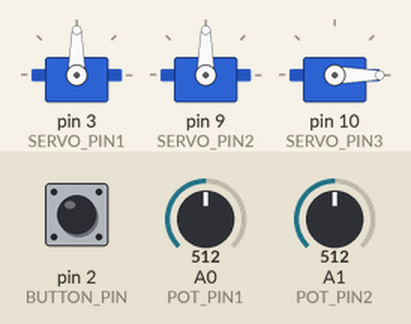
This sketch was run on a simulated Arduino Uno, built with avr-gcc and run on an emulated ATmega328P. On the bench: 3 × servo. Inputs (shaded band) come from the test bench; at power-on: pin 2 (BUTTON_PIN) LOW, A0 (POT_PIN1) = 512, A1 (POT_PIN2) = 512.

Above: at 1.7 s.
1.8 s: pin 2 (BUTTON_PIN) pulled HIGH for 1 s
At 2.59 s:
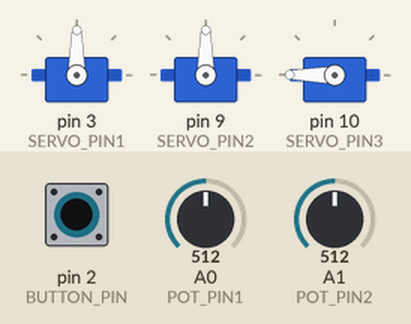
4.8 s: A0 (POT_PIN1) set to 716
At 5.4 s:
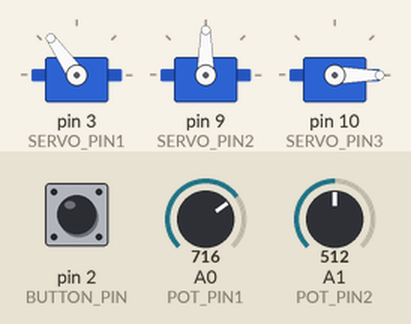
6.3 s: A1 (POT_PIN2) set to 716
At 6.8 s:
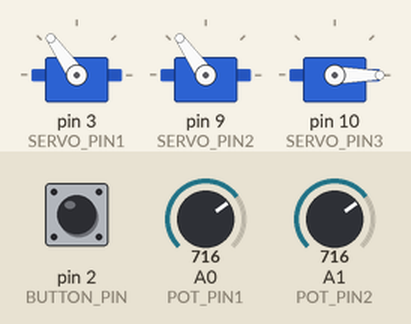
7.8 s: A0 (POT_PIN1) set to 900
At 8.1 s:
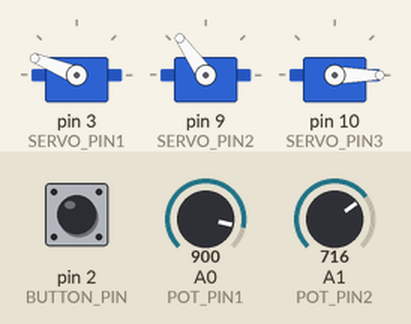
9.3 s: A1 (POT_PIN2) set to 900
At 10.1 s:
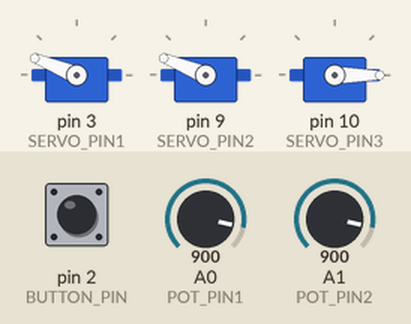
10.8 s: pin 2 (BUTTON_PIN) pulled HIGH for 3.2 s
At 12.3 s:
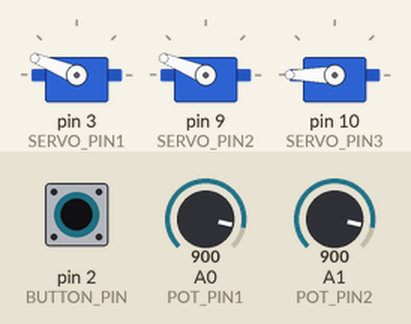
Timing chart, 0 to 16.1 s (numbered marks = the images above; inputs shaded):
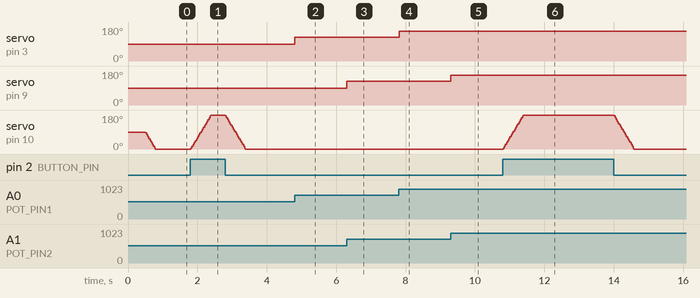

The sketch:

sling.ino
```cpp
#include <Servo.h>

#define SERVO_PIN1 3
#define SERVO_PIN2 9
#define SERVO_PIN3 10
#define POT_PIN1 A0
#define POT_PIN2 A1
#define BUTTON_PIN 2

Servo myservo1;
Servo myservo2;
Servo myservo3;

int val1, val2;
int servo3Position = 90;
int buttonState = 0;

void setup() {
  myservo1.attach(SERVO_PIN1);
  myservo2.attach(SERVO_PIN2);
  myservo3.attach(SERVO_PIN3);
  pinMode(BUTTON_PIN, INPUT);

  myservo1.write(90);
  myservo2.write(90);
  myservo3.write(90);
  delay(500);
}

void loop() {
  val1 = analogRead(POT_PIN1);
  int angle1 = map(val1, 0, 1023, 0, 180);
  myservo1.write(angle1);

  val2 = analogRead(POT_PIN2);
  int angle2 = map(val2, 0, 1023, 0, 180);
  myservo2.write(angle2);

  buttonState = digitalRead(BUTTON_PIN);

  if (buttonState == HIGH) {
    if (servo3Position < 180) {
      servo3Position += 5;
    }
    delay(1);
  } else {
    if (servo3Position > 0) {
      servo3Position -= 5;
    }
    delay(1);
  }

  myservo3.write(servo3Position);
  delay(15);
}
```

Measured:
- after the input at 1.8 s, servo on pin 10 (SERVO_PIN3): rises from 0° to 180° in 0.58 s, then falls to 0° in 0.99 s
- after the input at 4.8 s, servo on pin 3 (SERVO_PIN1): 90° → 125° at once
- after the input at 6.3 s, servo on pin 9 (SERVO_PIN2): 90° → 125° at once
- after the input at 7.8 s, servo on pin 3 (SERVO_PIN1): 125° → 158° at once
- after the input at 9.3 s, servo on pin 9 (SERVO_PIN2): 125° → 158° at once
- after the input at 10.8 s, servo on pin 10 (SERVO_PIN3): rises from 0° to 180° in 0.58 s, then falls to 0° in 3.2 s
